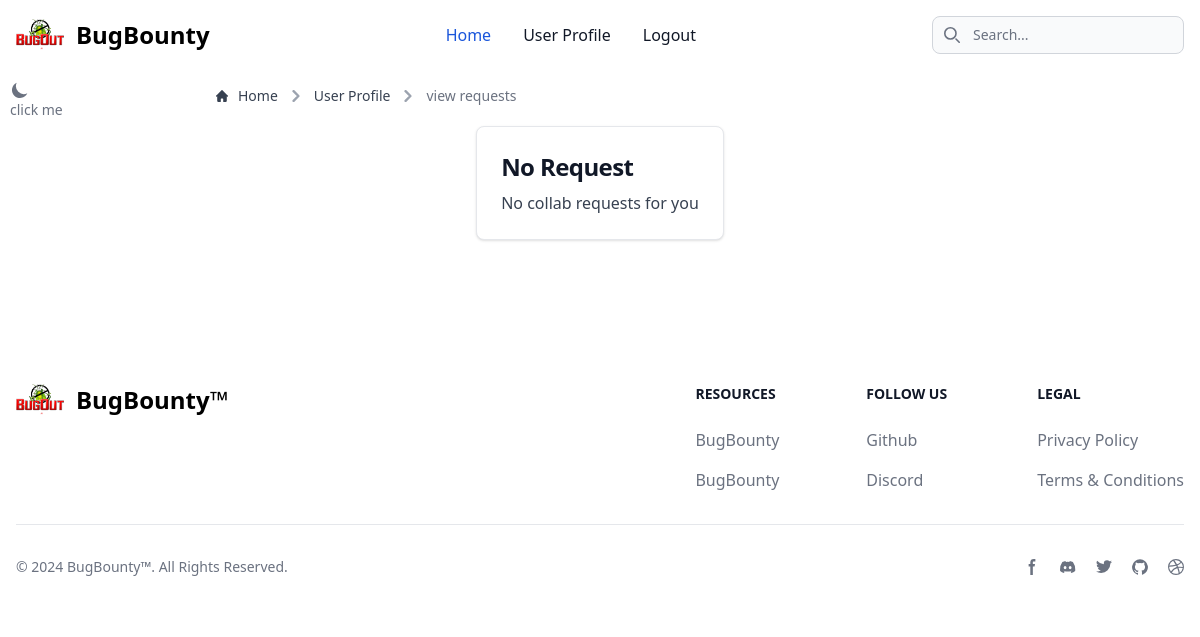
Before: /viewcollabs/ (signed in) with the older database file.
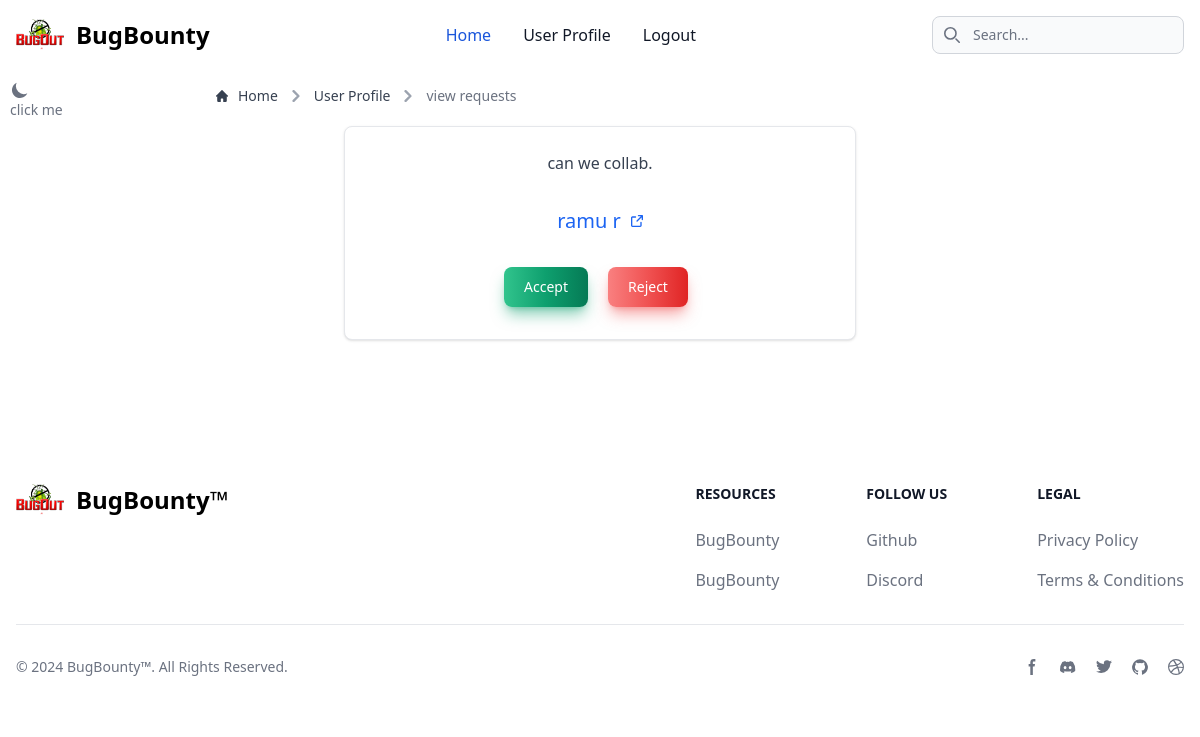
After: the same page with the newer database file.
### app/models.py (models this page shows)
class collaborate(models.Model):
    post = models.ForeignKey(Posts, on_delete=models.CASCADE)
    user = models.ForeignKey(User, on_delete=models.CASCADE)
    description = models.TextField()

### app/views.py (the view)
# urls.py: path('viewcollabs/', viewCollabs, name='viewcollabs'),
@login_required(login_url='/login')
def viewCollabs(request):
    list = []
    instance = Posts.objects.filter(user=request.user)
    for val in instance:
        find = collaborate.objects.filter(post=val.id)
        if find:
            list.extend(find)
    print(list)
    return render(request, 'viewcollabrequests.html',{"list":list})

### app/templates/viewcollabrequests.html (shortened to what this page needs)
{% extends 'base.html' %}
{% block content %}
<div class="mx-14 md:mx-32">
    <nav class="flex" aria-label="Breadcrumb">
        <ol class="inline-flex items-center space-x-1 md:space-x-2 rtl:space-x-reverse">
          <li class="inline-flex items-center">
            <a href="{% url "index" %}" class="inline-flex items-center text-sm font-medium text-gray-700 hover:text-blue-600 dark:text-gray-400 dark:hover:text-white">
              Home
            </a>
          </li>
          <li>
            <div class="flex items-center">
              <svg class="rtl:rotate-180 w-3 h-3 text-gray-400 mx-1" aria-hidden="true" xmlns="http://www.w3.org/2000/svg" fill="none" viewBox="0 0 6 10">
                <path stroke="currentColor" stroke-linecap="round" stroke-linejoin="round" stroke-width="2" d="m1 9 4-4-4-4"/>
              </svg>
              <a href="{% url "userprofile" %}" class="ms-1 text-sm font-medium text-gray-700 hover:text-blue-600 md:ms-2 dark:text-gray-400 dark:hover:text-white">User Profile</a>
            </div>
          </li>
          <li aria-current="page">
            <div class="flex items-center">
              <svg class="rtl:rotate-180 w-3 h-3 text-gray-400 mx-1" aria-hidden="true" xmlns="http://www.w3.org/2000/svg" fill="none" viewBox="0 0 6 10">
                <path stroke="currentColor" stroke-linecap="round" stroke-linejoin="round" stroke-width="2" d="m1 9 4-4-4-4"/>
              </svg>
              <span class="ms-1 text-sm font-medium text-gray-500 md:ms-2 dark:text-gray-400">view requests</span>
            </div>
          </li>
        </ol>
      </nav>
    </div>
    <div class="flex flex-col justify-center items-center gap-3 mt-5 mb-5">
  {% if list|length != 0 %}
  {% for  val in list %}
  <div class="block w-auto md:w-1/2 md:flex flex-col justify-center items-center gap-5 p-6 bg-white border border-gray-200 rounded-lg shadow hover:bg-gray-100 dark:bg-gray-800 dark:border-gray-700 dark:hover:bg-gray-700">
    <p class="font-normal text-gray-700 dark:text-gray-400">{{val.description}}.</p>
    <a href="#" class="inline-flex font-medium items-center text-blue-600 hover:underline pt-3 pb-3 text-xl">
       {{val.user}}
    </a>
    <div class="flex items-center gap-3">
        <button type="button" class="text-white bg-gradient-to-r from-green-400 via-green-500 to-green-600 hover:bg-gradient-to-br focus:ring-4 focus:outline-none focus:ring-green-300 dark:focus:ring-green-800 shadow-lg shadow-green-500/50 dark:shadow-lg dark:shadow-green-800/80 font-medium rounded-lg text-sm px-5 py-2.5 text-center me-2 mb-2">Accept</button>
        <button type="button" class="text-white bg-gradient-to-r from-red-400 via-red-500 to-red-600 hover:bg-gradient-to-br focus:ring-4 focus:outline-none focus:ring-red-300 dark:focus:ring-red-800 shadow-lg shadow-red-500/50 dark:shadow-lg dark:shadow-red-800/80 font-medium rounded-lg text-sm px-5 py-2.5 text-center me-2 mb-2">Reject</button>
    </div>
    </div>
    {% endfor %}
    {% else %}
<a href="#" class="block max-w-sm p-6 bg-white border border-gray-200 rounded-lg shadow hover:bg-gray-100 dark:bg-gray-800 dark:border-gray-700 dark:hover:bg-gray-700">
    <h5 class="mb-2 text-2xl font-bold tracking-tight text-gray-900 dark:text-white">No Request</h5>
    <p class="font-normal text-gray-700 dark:text-gray-400">No collab requests for you</p>
    </a>
  {% endif %}
    </div>
{% endblock content %}

Changed rows visible on the page:
added collaborate: description "can we collab", user "ramu r"
Other visible differences:
text no longer shown: "No Request No collab requests for you"
